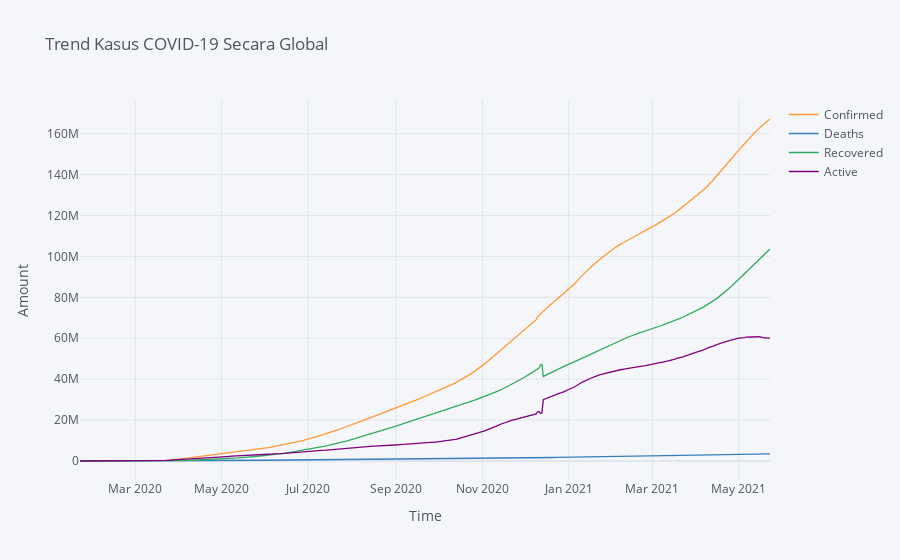

This figure's notebook cell:
### Markdown cell above
### **Confirmed, Deaths, Recovered, and Active Case**

### Code cell
dataGroup.iplot(title = "Trend Kasus COVID-19 Secara Global", xTitle = "Time", yTitle = "Amount")

### Figure 1 — Plotly figure (JSON) as saved in the notebook; plotly's stock layout.template omitted (floating-point values rounded to 4 significant figures; data arrays with more than 128 entries replaced by an {"elided": "..."} marker saying what was removed)
{"data": [{"name": "Confirmed", "text": "", "mode": "lines", "y": {"elided": "488 int values"}, "x": {"elided": "488 str values"}, "line": {"color": "rgba(255, 153, 51, 1.0)", "dash": "solid", "shape": "linear", "width": 1.3}, "type": "scatter"}, {"name": "Deaths", "text": "", "mode": "lines", "y": {"elided": "488 int values"}, "x": {"elided": "488 str values"}, "line": {"color": "rgba(55, 128, 191, 1.0)", "dash": "solid", "shape": "linear", "width": 1.3}, "type": "scatter"}, {"name": "Recovered", "text": "", "mode": "lines", "y": {"elided": "488 int values"}, "x": {"elided": "488 str values"}, "line": {"color": "rgba(50, 171, 96, 1.0)", "dash": "solid", "shape": "linear", "width": 1.3}, "type": "scatter"}, {"name": "Active", "text": "", "mode": "lines", "y": {"elided": "488 int values"}, "x": {"elided": "488 str values"}, "line": {"color": "rgba(128, 0, 128, 1.0)", "dash": "solid", "shape": "linear", "width": 1.3}, "type": "scatter"}], "layout": {"title": {"text": "Trend Kasus COVID-19 Secara Global", "font": {"color": "#4D5663"}}, "paper_bgcolor": "#F5F6F9", "plot_bgcolor": "#F5F6F9", "yaxis": {"tickfont": {"color": "#4D5663"}, "zerolinecolor": "#E1E5ED", "title": {"text": "Amount", "font": {"color": "#4D5663"}}, "gridcolor": "#E1E5ED", "showgrid": true}, "xaxis": {"tickfont": {"color": "#4D5663"}, "zerolinecolor": "#E1E5ED", "title": {"text": "Time", "font": {"color": "#4D5663"}}, "gridcolor": "#E1E5ED", "showgrid": true}, "legend": {"bgcolor": "#F5F6F9", "font": {"color": "#4D5663"}}}}
